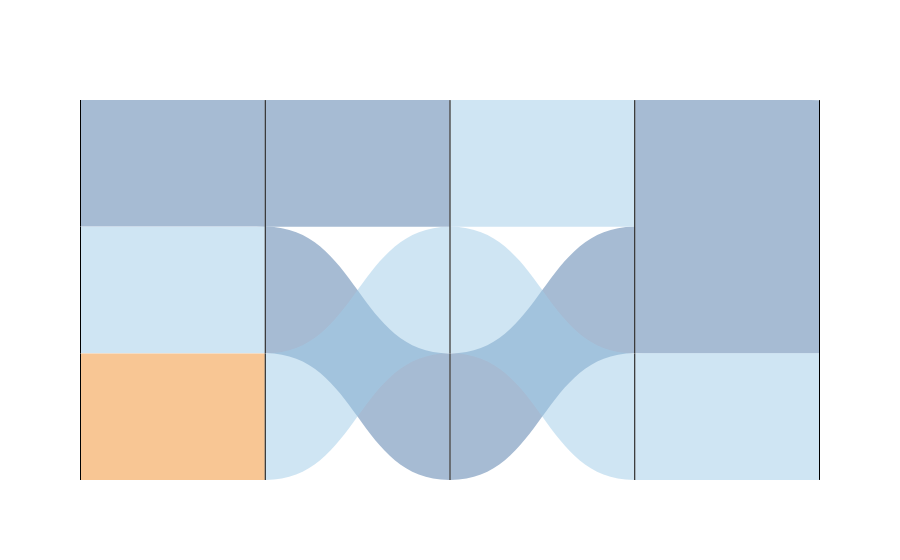

Notebook code for this chart:
### Code cell
# plot Sankey
fig = mcf.plot_sankey()
